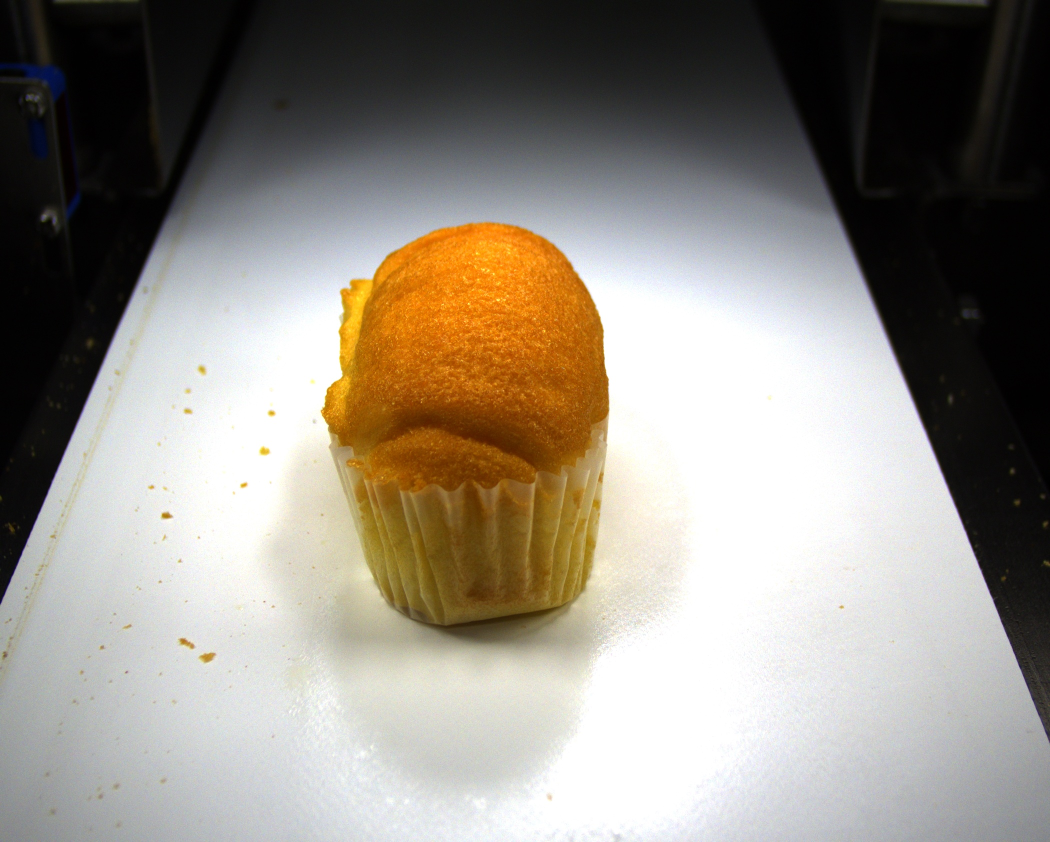
#> input picture source_demo/crumbs_yuan.jpg, 2100 x 1684 px (shown at 1/2 size)
$ python cv2_canny.py   (older library calls are emulated)
#> lines starting #> are read from the running program, lines starting #| are printed output that depends on the picture; after the words box and inside, x2 and y2 are one past the last pixel; in counts of white or black regions, pixels touching at a corner belong together
import cv2
import numpy as np
import matplotlib.pyplot as plt

from ultralytics import YOLO


def predict(img_path):
    model = YOLO("../model/best-obb-v2.pt")
    return model.predict(source=img_path, save=True,
                         imgsz=640, conf=0.3, retina_masks=True)


# [143 lines left out: functions obb_to_aabb, obb_result_to_box, edge_detection_demo, dynamic_scharr_demo, not called in this run]


def optimized_scharr(image_path, blur_size=11, scale=0.65, threshold=90):
    """固定参数Scharr边缘检测"""
#> called with image_path = '../source_demo/crumbs_yuan.jpg', blur_size = 10, scale = 0.65, threshold = 90
    img = cv2.imread(image_path)
#> img is the input picture: shape (1684, 2100, 3); mean B, G, R 130.8, 140.3, 146.6
    if img is None:
        raise FileNotFoundError(f"图片未找到: {image_path}")

    # 预处理（自动保证模糊核为奇数）
    gray = cv2.cvtColor(img, cv2.COLOR_BGR2GRAY)
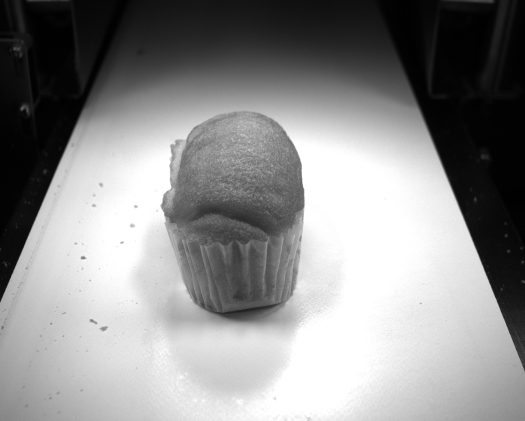
#> gray: shape (1684, 2100) (shown at 1/4 size); min 0, max 255, mean 141.1
    gray = cv2.GaussianBlur(gray, (blur_size | 1, blur_size | 1), 0)

    # Scharr边缘检测
    scharr_x = cv2.Scharr(gray, cv2.CV_64F, 1, 0)
    scharr_y = cv2.Scharr(gray, cv2.CV_64F, 0, 1)
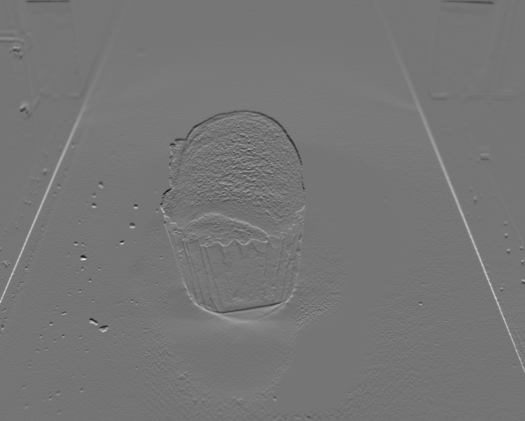
#> scharr_y: shape (1684, 2100) float64 (shown at 1/4 size); min -516, max 605, mean 3.3; drawn with min black and max white
    scharr = cv2.addWeighted(cv2.convertScaleAbs(scharr_x), scale,
                             cv2.convertScaleAbs(scharr_y), scale, 0)
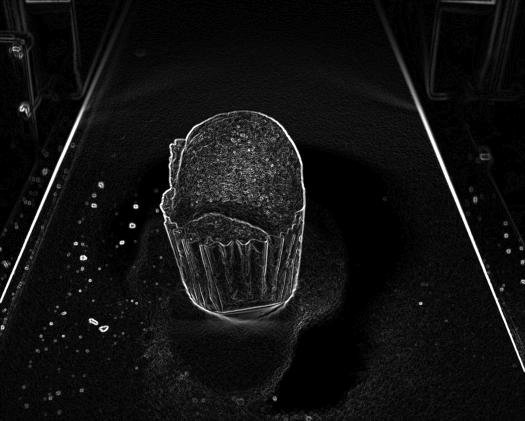
#> scharr: shape (1684, 2100) (shown at 1/4 size); min 0, max 255, mean 17.4

    # 应用阈值
    _, scharr_thresh = cv2.threshold(scharr, threshold, 255, cv2.THRESH_BINARY)
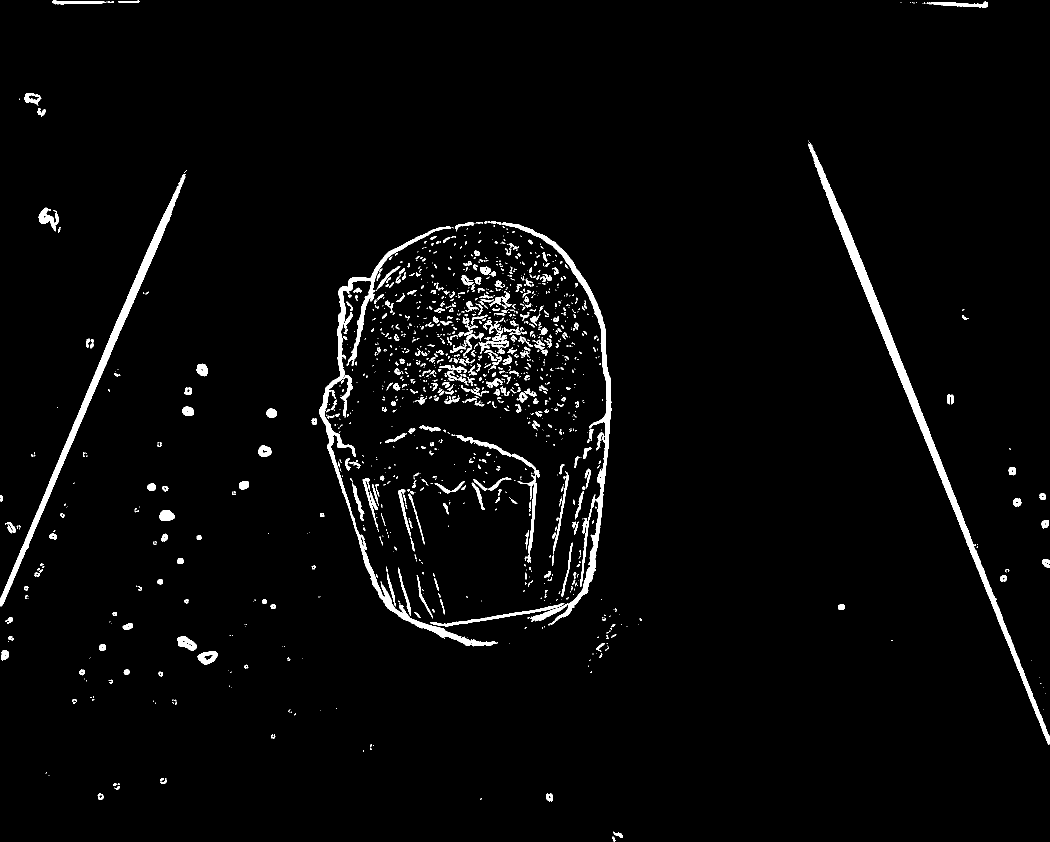
#> scharr_thresh: shape (1684, 2100) (shown at 1/2 size); 2.8% white; 1437 white regions (979 under 20 px), largest, box (x1, y1, x2, y2) and area: (1617, 287, 2100, 1489) 16585, (638, 452, 996, 1293) 11908, (0, 353, 371, 1213) 11310

    # 可视化对比
    plt.figure(figsize=(18, 6))
    plt.subplot(1, 3, 1)
    plt.imshow(cv2.cvtColor(img, cv2.COLOR_BGR2RGB))
    plt.title("Original Image")
    plt.axis('off')

    plt.subplot(1, 3, 2)
    plt.imshow(scharr, cmap='gray')
    plt.title(f"Scharr (scale={scale})")
    plt.axis('off')

    plt.subplot(1, 3, 3)
    plt.imshow(scharr_thresh, cmap='gray')
    plt.title(f"Threshold={threshold}")
    plt.axis('off')

    plt.tight_layout()
    plt.show()
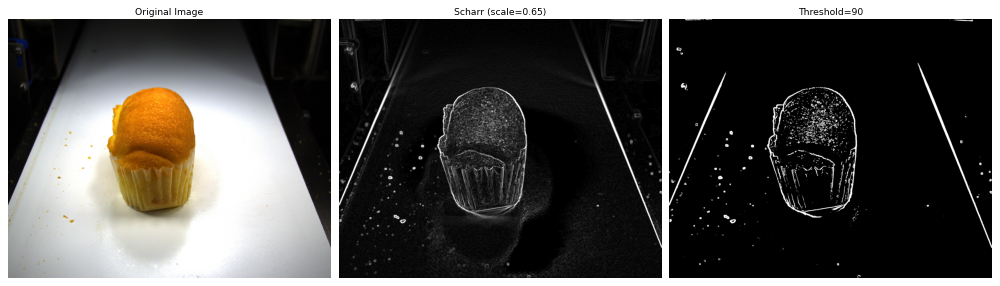
#> figure drawn by matplotlib, 3 panels

    return scharr_thresh


# ===== 使用示例 =====
if __name__ == "__main__":
    img_path = "../source_demo/crumbs_yuan.jpg"
    # 使用您找到的最佳参数：blur_size=10会自动转为11（保证奇数）
    result = optimized_scharr(img_path,
                              blur_size=10,  # 实际会转为11
                              scale=0.65,  # 65/100
                              threshold=90)

    res = obb_result_to_box(predict(img_path))
#> (the run stopped early here; a loop or call above may not have finished)

$ run again, with source_demo/crumbs_2.jpg copied over source_demo/crumbs_yuan.jpg
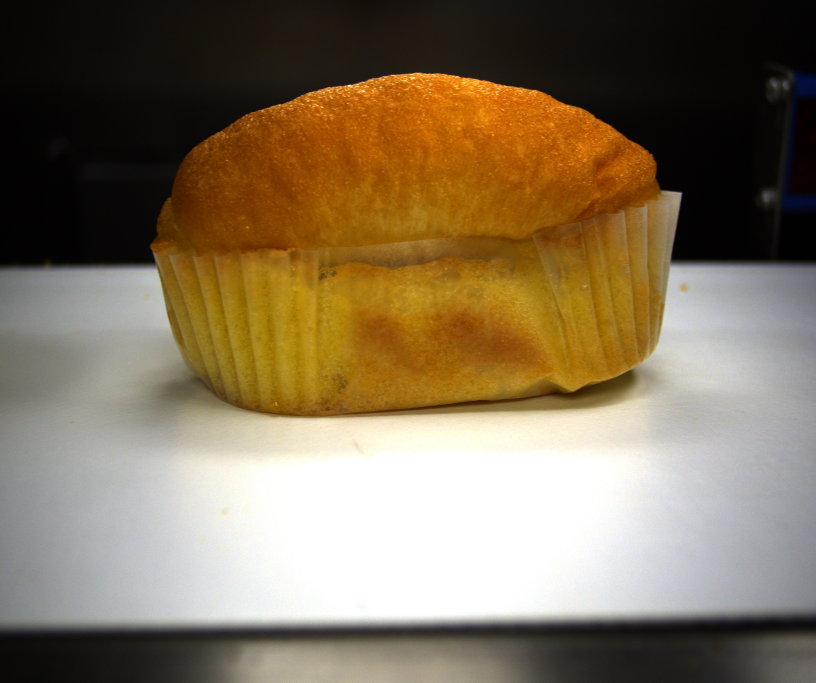
#> input picture source_demo/crumbs_2.jpg, 2448 x 2048 px (shown at 1/3 size)
#> in optimized_scharr, img is the input picture: shape (2048, 2448, 3); mean B, G, R 90.4, 115.3, 131.7
#> in optimized_scharr, `_, scharr_thresh = cv2.threshold(scharr, threshold, 255, cv2.THRESH_BI..`:
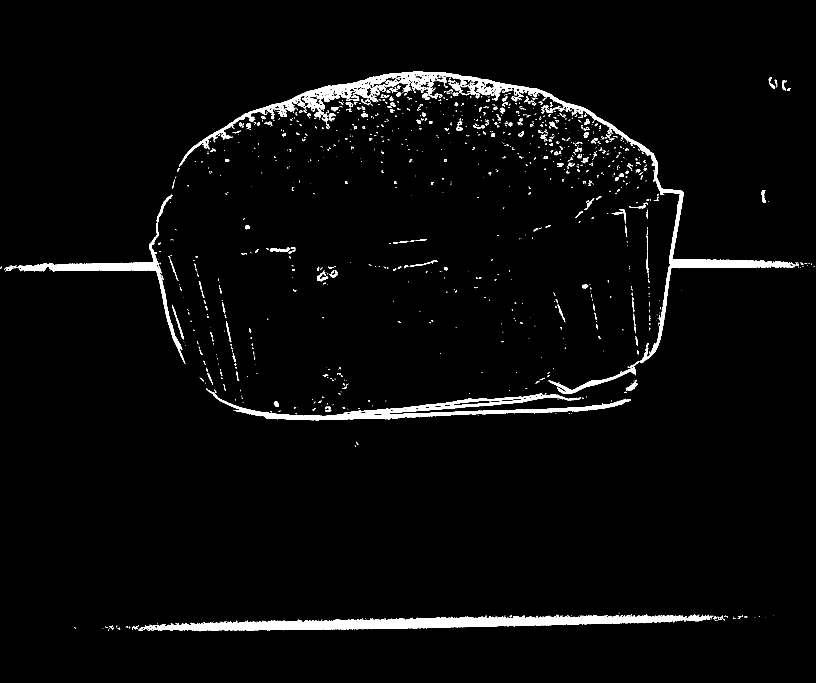
#> scharr_thresh: shape (2048, 2448) (shown at 1/3 size); 2.9% white; 1391 white regions (1028 under 20 px), largest, box (x1, y1, x2, y2) and area: (416, 1842, 2140, 1894) 38879, (538, 214, 2379, 1090) 38797, (619, 1166, 1892, 1262) 18759
#> in optimized_scharr, `plt.show()`:
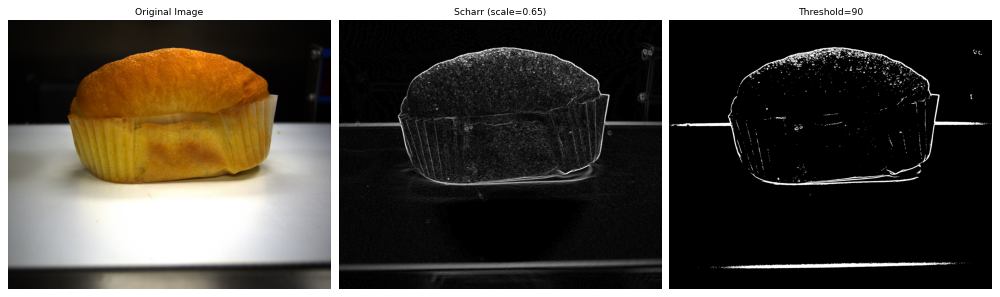
#> figure drawn by matplotlib, 3 panels

$ run again, with source_demo/crumbs_3.jpg copied over source_demo/crumbs_yuan.jpg
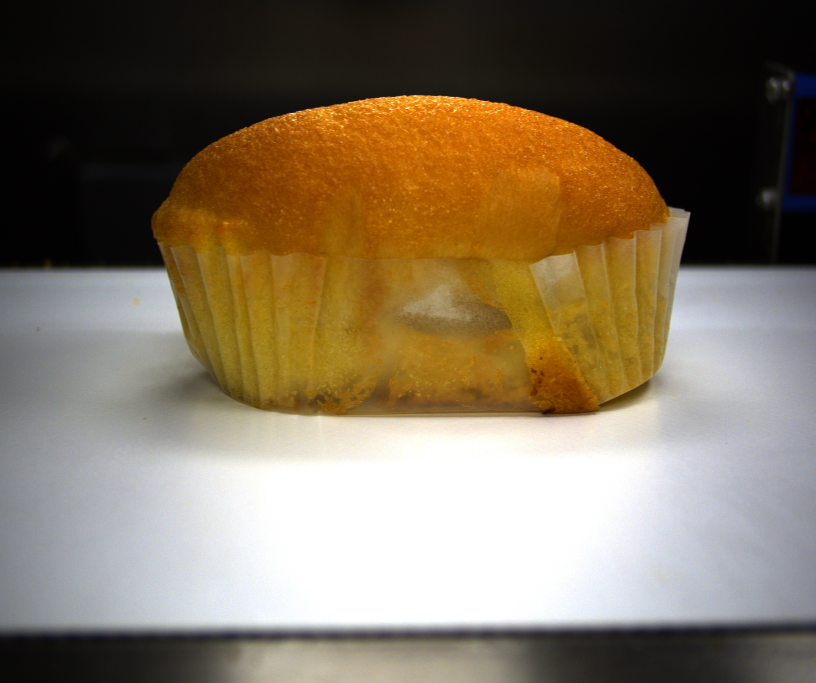
#> input picture source_demo/crumbs_3.jpg, 2448 x 2048 px (shown at 1/3 size)
#> in optimized_scharr, img is the input picture: shape (2048, 2448, 3); mean B, G, R 95, 116.1, 130.6
#> in optimized_scharr, `_, scharr_thresh = cv2.threshold(scharr, threshold, 255, cv2.THRESH_BI..`:
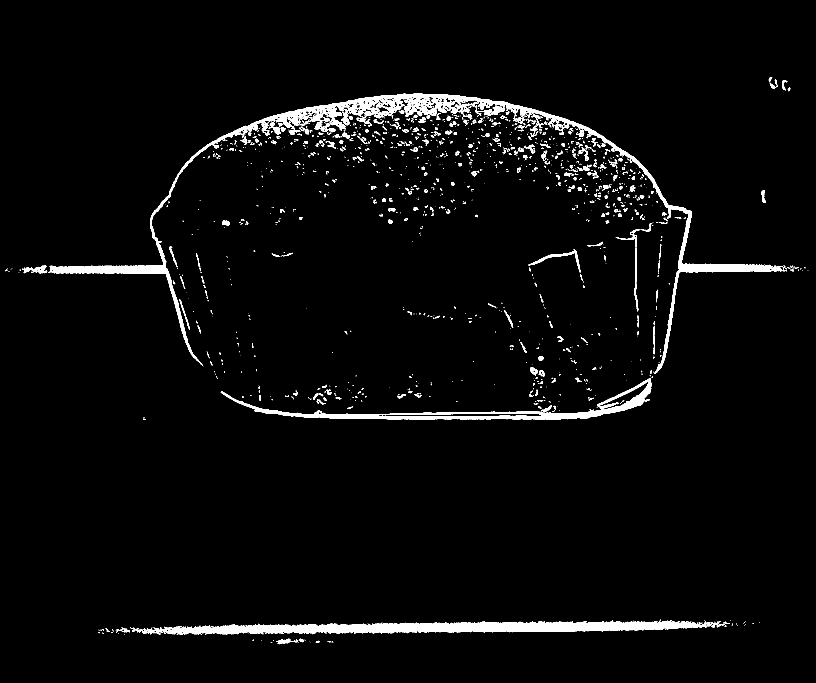
#> scharr_thresh: shape (2048, 2448) (shown at 1/3 size); 3.1% white; 1583 white regions (1121 under 20 px), largest, box (x1, y1, x2, y2) and area: (145, 281, 2357, 1122) 54495, (399, 1859, 2119, 1904) 38878, (662, 1135, 1955, 1260) 20111
#> in optimized_scharr, `plt.show()`:
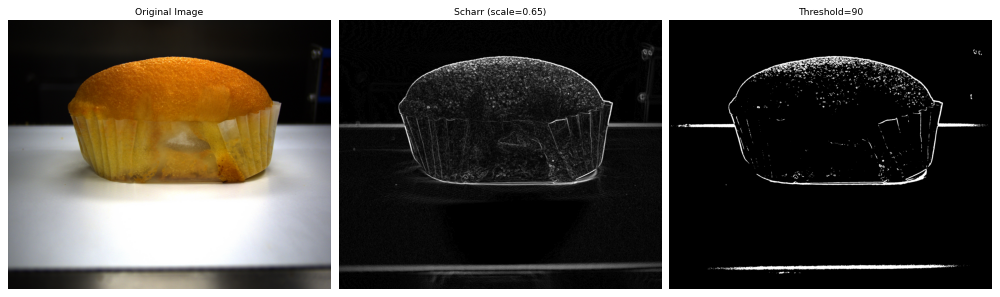
#> figure drawn by matplotlib, 3 panels
